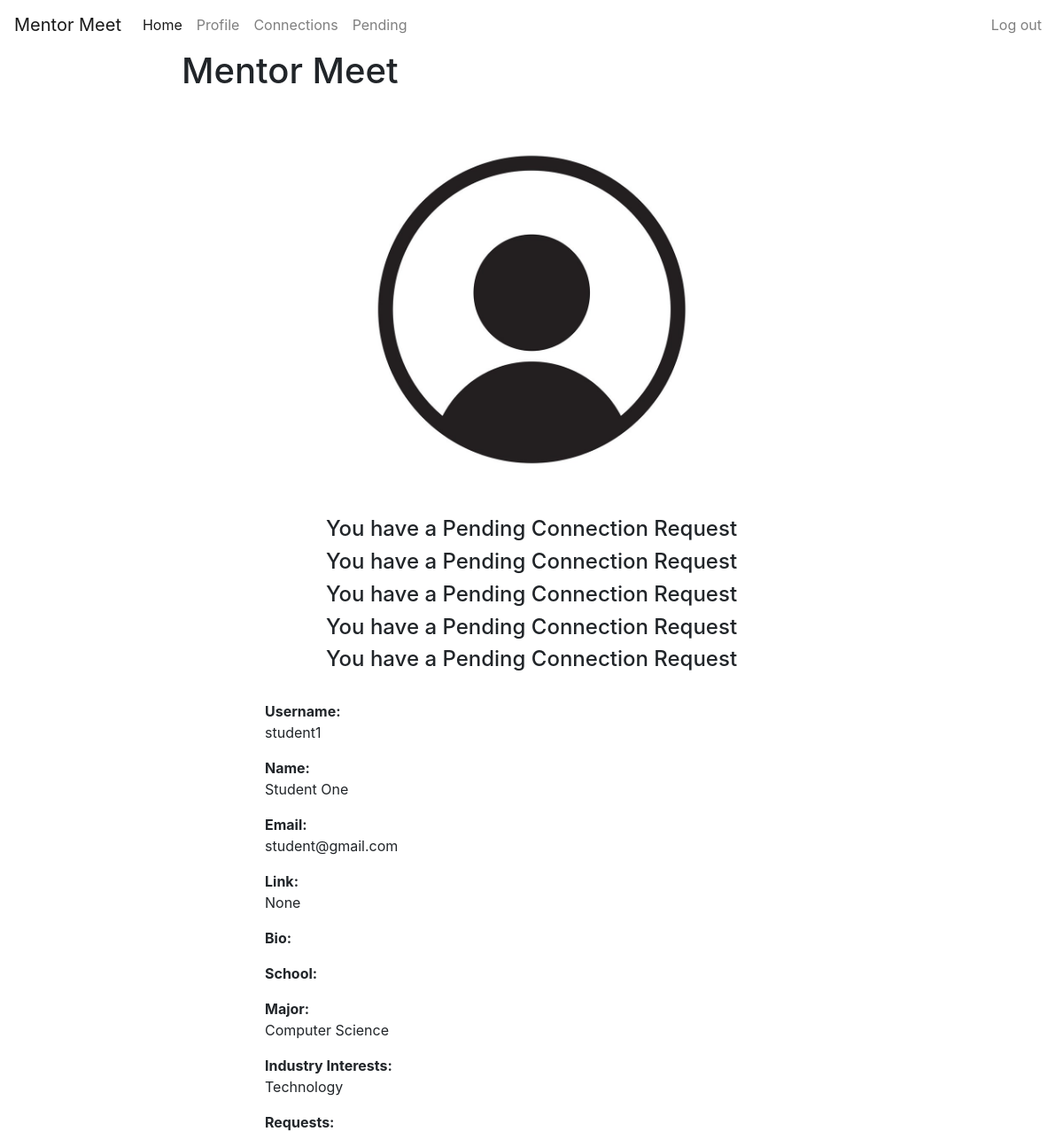
Before: /profile/9/ (signed in) with the older database file.
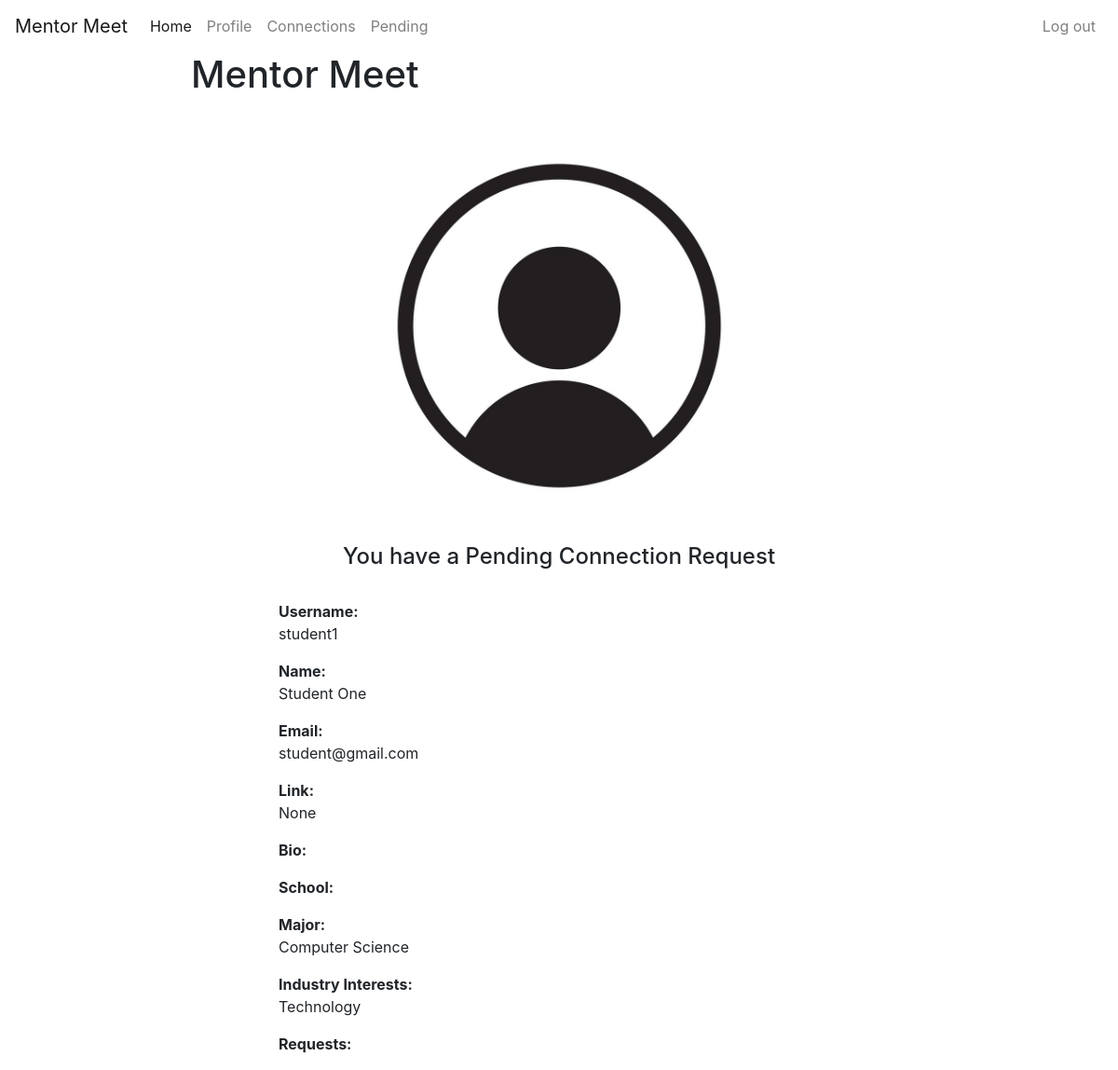
After: the same page with the newer database file.
### app_user/models.py (models this page shows)
class Profile(models.Model):
    user = models.OneToOneField(User, on_delete=models.CASCADE)
    bio = models.TextField(
        default='',
        null=True,
        blank=True,
    )
    website = models.URLField(blank=True, null=True)
    image = models.ImageField(default='default.jpg', upload_to='media', null=True)

class Connection(models.Model):
    STATUS_CHOICES = [
        ('P', 'Pending'),
        ('C', 'Connected'),
    ]
    REQUEST_FROM_CHOICES = [
        ('S', 'Student'),
        ('M', 'Mentor'),
    ]
    mentor = models.ForeignKey(
        User,
        limit_choices_to={'is_mentor':True},
        on_delete=models.CASCADE,
        related_name='mentor_connection'
    )
    student = models.ForeignKey(
        User,
        limit_choices_to={'is_student':True},
        on_delete=models.CASCADE,
        related_name='student_connection'
    )
    status = models.CharField(
        max_length=1,
        choices=STATUS_CHOICES,
        default='P'
    )
    request_from = models.CharField(
        max_length=1,
        choices=REQUEST_FROM_CHOICES,
        default=None,
        null=True
    )

class User(AbstractUser):
    is_student = models.BooleanField(default=False)
    is_mentor = models.BooleanField(default=False)
    requests = models.ManyToManyField(Request, null=True)
    schools = models.ManyToManyField(School, null=True)
    majors = models.ManyToManyField(Major, null=True)
    companies = models.ManyToManyField(Company, null=True)
    industries = models.ManyToManyField(Industry, null=True)
    position = models.CharField(max_length=20, null=True)

class Major(models.Model):
    name = models.CharField(max_length=30)
    def __str__(self):
        return f'{self.name}'

class Industry(models.Model):
    name = models.CharField(max_length=30)
    def __str__(self):
        return f'{self.name}'

### profile/views.py (the view, shortened to what this page needs)
# urls.py: path('profile/', include('profile.urls')),
def profile(request, pk):
    profile_user = User.objects.get(pk=pk)
    profile = Profile.objects.get(user=profile_user)
    if request.user.is_authenticated == True:
        if profile_user.is_student and request.user.is_mentor:
            profile_connection = Connection.objects.filter(student=profile_user).filter(mentor=request.user)
        elif profile_user.is_mentor and request.user.is_student:
            profile_connection = Connection.objects.filter(mentor=profile_user).filter(student=request.user)
        else:
            profile_connection = None
    else:
            profile_connection = None
    context = {
        'profile': profile,
        'profile_user': profile_user,
        'profile_connection':profile_connection,
        'pk': pk,
    }
    return render(request, 'profile/profile.html', context=context)

### profile/templates/profile/profile.html (shortened to what this page needs)
{% extends "home/home.html" %}
{% block content %}
    <div class="content-section">
        <div class="media">
            <img src="{{ profile.image.url }}" width="60%" height="60%" class="center">
        </div>
        {% if user.is_authenticated %}
            {% if user.id == pk %}
                {% if user.is_student %}
                    <h2 align="center">You are registered as a Student</h2>
                {% elif user.is_mentor %}
                    <h2 align="center">You are registered as a Mentor</h2>
                {% endif %}
                <br>
                <a href ='{% url "edit" %}' class="btn btn-primary btn-sm">Edit Profile</a>
            {% elif user.id != pk %}
                {% if profile_connection %}
                    {% for profile in profile_connection %}
                        {% if profile.status == 'P' %}
                            <h4 align="center">You have a Pending Connection Request</h4>
                        {% elif profile.status == 'C' %}
                            <h4 align="center">You are Connected!</h4>
                        {% endif %}
                    {% endfor %}
                {% else %}
                    <form method="POST" action="{% url "profile" pk %}">
                    {% csrf_token %}
                    <input name="user_id" type="hidden" value="{{ pk }}"></input>
                    <input class="btn btn-primary btn-sm" name = "action" type="submit" value="Connect"></input>
                    </form>
                {% endif %}
            {% endif %}
        {% else %}
            <a href="/login" class="btn btn-primary btn-lg active">Login to Connect</a>
        {% endif %}
        <div class="container">
        <br>
            <p>
                <strong>Username:</strong>
                <br>
                {{ profile_user.username }}
            </p>
            <p>
                <strong>Name:</strong>
                <br>
                {{ profile_user.first_name }} {{ profile_user.last_name }}
            </p>
            <p>
                <strong>Email:</strong>
                <br>
                {{ profile_user.email }}
            </p>
            <p>
                <strong>Link:</strong>
                <br>
                {{ profile.website }}
            </p>
            <p>
                <strong>Bio:</strong>
                <br>
            </p>
            <p>
                <strong>School:</strong>
                <br>
            </p>
            <p>
                <strong>Major:</strong>
                <br>
                {% for major in profile_user.majors.all %}
                {{ major }}
                <br>
                {% endfor %}
            </p>
            <p>
                <strong>Industry Interests:</strong>
                <br>
                {% for industry in profile_user.industries.all %}
                {{ industry }}
                <br>
                {% endfor %}
            </p>
            <p>
                <strong>Requests:</strong>
                <br>
            </p>
        </div>
      </div>
    </div>
{% endblock content %}

### home/templates/home/home.html (shortened to what this page needs)
<!DOCTYPE html>
<html lang="en">
<head>
    {% load static %}
    <link rel="stylesheet" href="https://stackpath.bootstrapcdn.com/bootstrap/4.3.1/css/bootstrap.min.css">
    <link rel="stylesheet" href="https://maxcdn.bootstrapcdn.com/font-awesome/4.7.0/css/font-awesome.min.css">
</head>
<body>
<div class="bs-example">
    <nav class="navbar navbar-expand-md  navbar-light bg-light-blue">
        <a href="{% url "home" %}" class="navbar-brand">Mentor Meet</a>
        {% if user.is_authenticated %}
        <div class="collapse navbar-collapse" id="navbarCollapse">
            <div class="navbar-nav">
                <li class="nav-item active"><a href="{% url "home" %}" class="nav-link">Home</a><li>
                <li class="nav-item"><a href="{% url "profile" user.id %}" class="nav-link">Profile</a></li>
                <li class="nav-item"><a href="{% url "connections" %}" class="nav-link">Connections</a></li>
                <li class="nav-item"><a href="{% url "pending" %}" class="nav-link">Pending</a></li>
            </div>
            <div class="navbar-nav ml-auto">
                <li class="nav-item"><a href="/logout" class="nav-link">Log out</a></li>
            </div>
        </div>
        {% endif %}
    </nav>
</div>
<div id="content", name="content", class="main">
    <div class="row justify-content-center">
        <div class="col-8">
            {% block title %}
            <h1>Mentor Meet</h1>
            {% endblock %}
            {% block content %}{% endblock %}
        </div>
    </div>
</body>
</html>

### profile/templates/profile/profile.html (style rules this page uses)
.container { width: 80% }
.center { display: block; margin-left: auto; margin-right: auto; }

Changed rows visible on the page:
removed Connection: status "You have a Pending Connection Request"
removed Connection: status "You have a Pending Connection Request"
removed Connection: status "You have a Pending Connection Request"
removed Connection: status "You have a Pending Connection Request"
